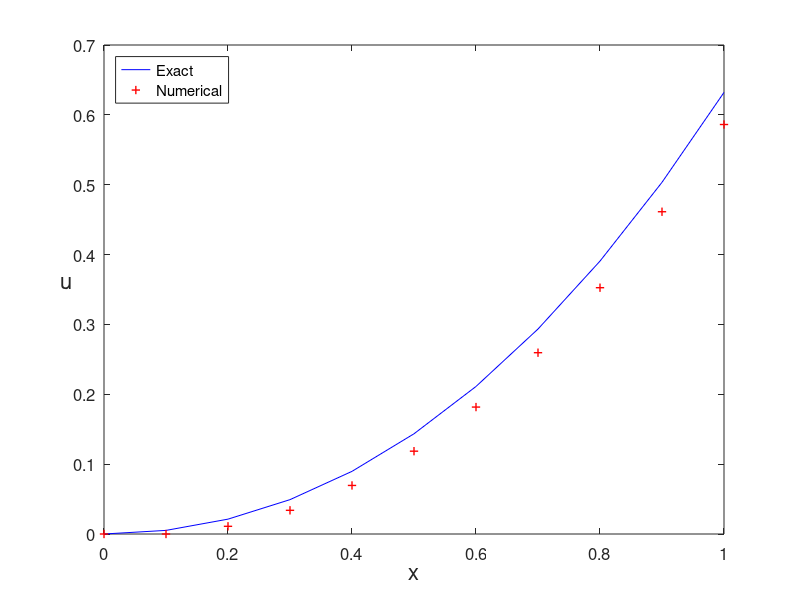

MATLAB code for this plot:
% Euler1.m
% Euler method for the ODE model
% u'(x)=x^2+x-u, x in [0,1] 
% Initial condition: u(0)=0 ;
% Exact solution: u(x)=-exp(-x)+x^2-x+1.
clear all;  clf
h=0.1;
x=0:h:1;                       % interval division
N=length(x)-1;
u(1)=0;                        % initial value
fun=@(t,u) t.^2+t-u;           % RHS
for n=1:N
    u(n+1)=u(n)+h.*fun(x(n),u(n));
end
ue=-exp(-x)+x.^2-x+1;          % exact solution
plot(x,ue,'b-',x,u,'r+','LineWidth',1)
legend('Exact','Numerical','location','northwest')
% title('Euler method','fontsize',12)
set(gca,'fontsize',12)
xlabel('x','fontsize',16), ylabel('u','fontsize',16,'Rotation',0)

% print -dpng -r600  Euler1.png
